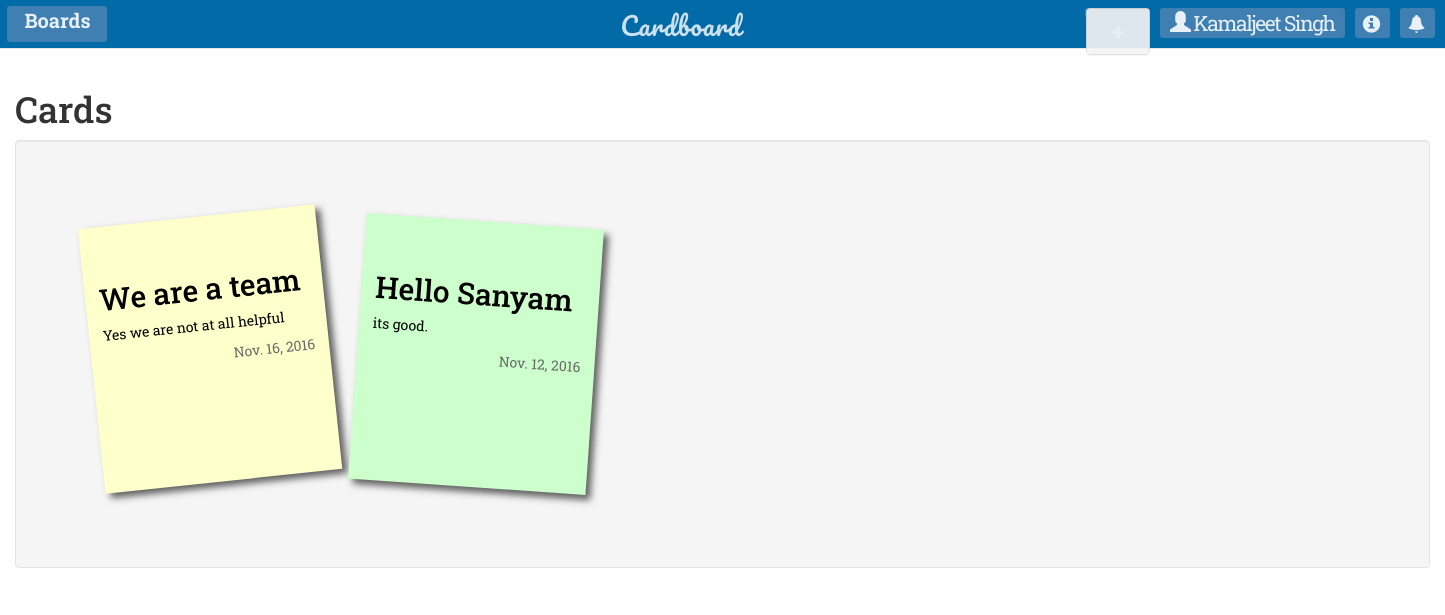
Screenshot of /home/showcard/ (signed in) with the database file from the repository.
### Cards/models.py (models this page shows, shortened)
class Data(models.Model):
    type = models.IntegerField()
    data = models.CharField(max_length=1000)
    checklist = models.ManyToManyField(ChecklistItems, related_name='checklist')
    user_name = models.CharField(max_length=1000,default=" ")

class Cards(models.Model):
    database = models.ManyToManyField(Data, related_name='databs')
    card_date = models.DateField(default=datetime.now())
    key = models.CharField(max_length=50)
    change = models.IntegerField(default=0)

### Cards/views.py (the view)
def Show_cards(request):
    if request.user.is_authenticated():
        current_user = Usersinfo.objects.get(no=request.user.pk)
        cards = current_user.cards.all().order_by('-card_date')
        return render(request, 'Cards/show_cards.html', {'cards': cards})
    else:
        return redirect('Home:login')

### Cards/models.py (called while the page is built)
    def __str__(self):
        return str(self.title)

### Cards/Templates/Cards/show_cards.html (shortened to what this page needs)
{% extends 'Cards/base.html' %}
{% block body %}
{% load staticfiles %}
    {% include 'Cards/navigation.html' %}
    <link rel="stylesheet" type="text/css" href="{% static 'Cards/cards.css' %}">
    <link rel="stylesheet" type="text/css" href="{% static 'Cards/sticky.css' %}">
<div class="container-fluid">
<h1>Cards</h1>
<div class="well" id="well_id">
<ul class="cards_display">
    {% for x in cards %}
        <li>
            <a href="#popUpWindow{{ x.pk }}" name="check_user" data-toggle="modal" style="text-decoration: none;">
            <div id="sum{{ x.pk }}" style="margin-top: 20%;">
            {% for y in x.database.all %}
                {% if y.type == 0 %}
                    <h2>{{ y.data }}</h2>
                {% elif y.type == 6 %}
                    <p>{{ y.data }}</p>
                {% endif %}
                {% endfor %}
            <p style="text-align: right; color: dimgray;">{{ x.card_date }}</p>
            </div>
        </a>
        </li>
    {% endfor %}
</ul>
</div>
</div>
{% endblock %}

### Cards/Templates/Cards/navigation.html (shortened to what this page needs)
{% load staticfiles %}
<link rel="stylesheet" type="text/css" href="{% static 'Home/navbar.css' %}">
<nav class="navbar navbar-default" id="navi">
    <div class="container-fluid" >
       <div class="navbar-header">
            <a class="navbar-brand" style="color: white" href="{% url 'cards:CardsProjects_All' %}">Cardboard</a>
        </div>
        <ul class="nav navbar-nav">
            <li>
                <div class="boardshead">
                    <a href="{% url 'boards:boards_add' %}" >Boards</a>
                </div>
            </li>
            <li>
                <div class="boardadd">
                    <div class="panel-group" style=" height:10px; padding: 0.3%;">
        <div class="panel panel-default">
        <div class="panel-heading">
        <h4 class="panel-title">
        <a data-toggle="collapse" href="#collapse2" style="text-decoration: none;">+</a>
        </h4>
        </div>
        </div>
        </div>
                </div>
            </li>
            <li class="dropdown">
                <div class="userdet">
                <a href="#" class="dropdown-toggle" data-toggle="dropdown" style="font-size: 1.5em; letter-spacing: -1.5px;"><span class="glyphicon glyphicon-user" id="123"  style="color: white;font-size: 1em; "></span> {{ request.user.first_name }} {{ request.user.last_name }}</a>
                </div>
            </li>
            <li>
                <div class="info">
                    <a href="#"><span class="glyphicon glyphicon-info-sign" style="color:white"></span></a>
                </div>
            </li>
            <li>
                 <div class="notific">
                    <a href="#"><span class="glyphicon glyphicon-bell" style="color:white"></span></a>
                </div>
            </li>
        </ul>
    </div>
 </nav>

### Home/static/Home/navbar.css (style rules this page uses)
body { font-family: 'Roboto Slab', serif; }
#navi { background: #026aa7; border-radius:0; position: relative; top:-1px; left: -0.56px; width: 100.1%; }
.navbar-brand { position: absolute; left:620px; font-size:25px; opacity: 0.8; font-family: 'Pacifico', cursive; letter-spacing: 1px; }
.boardshead { position: relative; background-color:steelblue; text-align: center; border-radius: 3px; width:100px; height:36px; top:6px; left:-8px; opacity:0.9; }
.boardshead a { color:white; text-decoration: none; font-size:20px; font-weight:700; }
.boardadd { position: relative; background-color:steelblue; border-radius: 3px; top:8px; left:970px; opacity:0.9; }
.boardadd a { color:white; font-size:23px; padding: 10px; text-decoration: none; }
.userdet { position: relative; left:980px; background-color:steelblue; border-radius: 3px; opacity: 0.9; top:8px; }
.userdet a { color:white; font-size:23px; padding: 10px; text-decoration: none; }
.info { position: relative; left:990px; background-color:steelblue; border-radius: 3px; opacity: 0.9; top:8px; height:30px; width: 35px; }
.info a { text-decoration: none; position: relative; top:5px; left:8px; font-size:18px; }
.notific { position: relative; left:1000px; background-color:steelblue; border-radius: 3px; opacity: 0.9; top:8px; height:30px; width:35px; }
.notific a { text-decoration: none; position: relative; top:5px; left:8px; font-size:18px; }

### Cards/static/Cards/sticky.css (style rules this page uses)
ul,li { list-style:none; }
.cards_display { overflow: hidden; padding:3em; }
.cards_display li a { text-decoration:none; color:#000; background:#ffc; display:block; height:19em; width:17em; padding:1em; -moz-box-shadow:5px 5px 7px rgba(33,33,33,1); -webkit-box-shadow: 5px 5px 7px rgba(33,33,33,.7); box-shadow: 5px 5px 7px rgba(33,33,33,.7); -moz-transition:-moz-transform .15s linear; -o-transition:-o-transform .15s linear; -webkit-transition:-webkit-transform .15s linear; }
.cards_display li { margin:1em; float:left; }
.cards_display li a { -webkit-transform: rotate(-6deg); -o-transform: rotate(-6deg); -moz-transform:rotate(-6deg); }
.cards_display li:nth-child(even) a { -o-transform:rotate(4deg); -webkit-transform:rotate(4deg); -moz-transform:rotate(4deg); position:relative; top:5px; background:#cfc; }

### rows the page displays
Cards: card_date "Nov. 16, 2016"
Data: data "We are a team"
Data: data "Yes we are not at all helpful"
Cards: card_date "Nov. 12, 2016"
Data: data "Hello Sanyam"
Data: data "its good."

### other values shown
{{ request.user.first_name }} "Kamaljeet"
{{ request.user.last_name }} "Singh"
